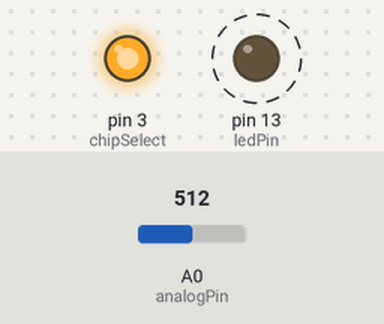
Simulated run of this sketch. Board: Arduino Uno, built for the host (arithmetic inside an expression is 32-bit, double 64-bit). On the bench: output pins drawn as LEDs (lit = HIGH). Dashed ring = blinking. The inputs (shaded band) are chosen by the test bench; at power-on: A0 (analogPin) = 512. Storage starts empty; what the sketch prints to the serial monitor is not drawn.

Above: at 0.18 s.
Timing chart, 0 to 3.0 s (numbered marks = the images above):
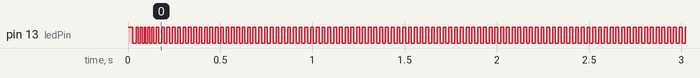

Measured:
- by itself, pin 13 (ledPin): alternates HIGH for 0.02 s and LOW for 0.02 s

The sketch:

CRL_Datalogger.ino
```cpp
#include <SPI.h>
#include <SD.h>

#define MAX_ANALOG_VOLTAGE 5
#define MAX_ANALOG_READING 1023
#define BLINK_MAX_COUNT 1

const int chipSelect = 3;
const int analogPin = A0;
const int ledPin = 13;
bool ledOn = false;
int blinkCount = 0;
long count = 0;

File dataFile;

void setup() {
  // Open serial communications and wait for port to open:
  Serial.begin(9600);

  pinMode(ledPin, OUTPUT);
  digitalWrite(ledPin, HIGH);

  Serial.print("Initializing SD card...");

  pinMode(chipSelect, OUTPUT);
  digitalWrite(chipSelect, HIGH);
  if (!SD.begin(chipSelect)) {
    Serial.println("Card failed, or not present");

  }
  else
  {
    Serial.println("card initialized.");

    dataFile = SD.open("datalog1.csv", FILE_WRITE);

    dataFile.print("Time (ms), Voltage (V), Raw reading\n");
  }
}

void loop() {
  // make a string for assembling the data to log:
  String dataString = "";


  int analogValue = analogRead(analogPin);

  count++;
  Serial.println(count * 20);

  if(ledOn)
    digitalWrite(ledPin, HIGH);
  else
    digitalWrite(ledPin, LOW);

  if(blinkCount >= BLINK_MAX_COUNT)
  {
    ledOn = !ledOn;
    blinkCount = 0;
  }

  blinkCount++;


  dataString = "1234567890123456789";

  /*dataString += millis();

  dataString += ",";

  dataString += String( MAX_ANALOG_VOLTAGE *  ((float)analogValue/MAX_ANALOG_READING) );

  dataString += ",";

  dataString += String(analogValue);

  dataString += "\n";*/

  // if the file is available, write to it:

  dataFile = SD.open("datalog1.csv", FILE_WRITE);

  if (dataFile) {
    Serial.println("Written");
    dataFile.print(dataString);
    dataFile.flush();
    dataFile.close();
  }
}
```
